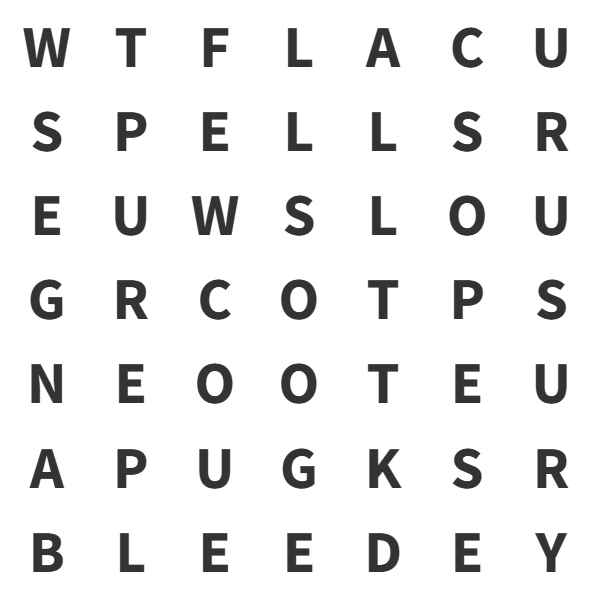
#> input picture ocr-pag/src/caca_palavras2.jpg, 598 x 595 px
$ python appcv.py
#> lines starting #> are read from the running program, lines starting #| are printed output that depends on the picture
import cv2
import pytesseract
import re

image = cv2.imread("./src/caca_palavras2.jpg")
#> image is the input picture: shape (595, 598, 3); min 6, max 255, mean 235.7

image = cv2.bitwise_not(image,cv2.COLOR_BAYER_BG2BGR)
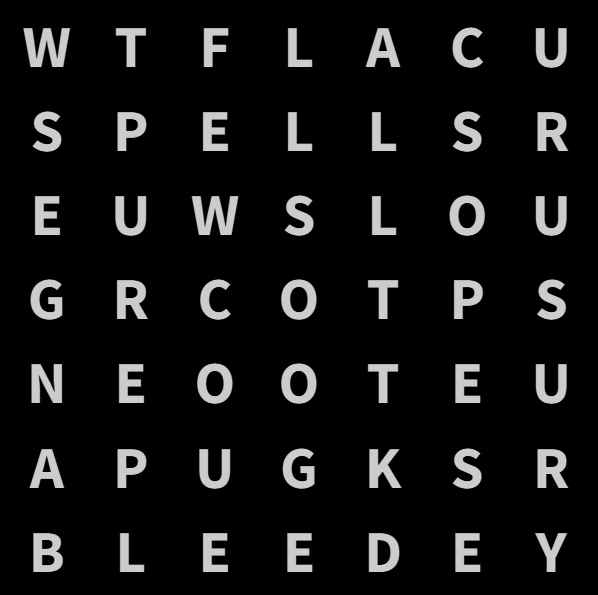
#> image: shape (595, 598, 3); min 0, max 249, mean 19.3
#image = cv2.convertScaleAbs(image, contrast, brightness)
#image = cv2.bilateralFilter(image,9,75,75)

lines = 7
columns = 7

x_axis = image.shape[0]
#> x_axis = 595
y_axis = image.shape[1]
#> y_axis = 598

height = (y_axis/lines).__round__()
#> height = 85
width = (x_axis/columns).__round__()
#> width = 85

top = 0
bottom = height.__round__()
#> bottom = 85

data = [[],[]]

cv2.imshow("caca_palavras", image)
cv2.waitKey(0)
cv2.destroyAllWindows()


for x in range(lines):

    left = 0
    right = width.__round__()

    letters = []

    #image = cv2.bitwise_not(image,cv2.COLOR_BAYER_BG2BGR)
    cropped_image = image[top:bottom, left:x_axis]

    contrast = 5
    brightness = 5

    cropped_image = cv2.convertScaleAbs(cropped_image, contrast, brightness)
    cropped_image = cv2.bilateralFilter(cropped_image,9,75,75)


    customConfig = '--oem 3 --psm 6'
#> (the run stopped early here; a loop or call above may not have finished)

$ run again, with ocr-pag/src/caca_palavras3.jpg copied over ocr-pag/src/caca_palavras2.jpg
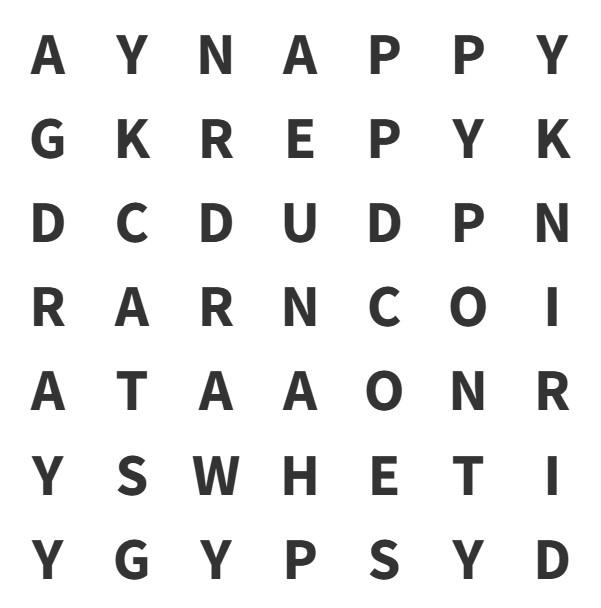
#> input picture ocr-pag/src/caca_palavras3.jpg, 601 x 608 px
#> image is the input picture: shape (608, 601, 3); min 16, max 255, mean 236.2
#> `image = cv2.bitwise_not(image,cv2.COLOR_BAYER_BG2BGR)`:
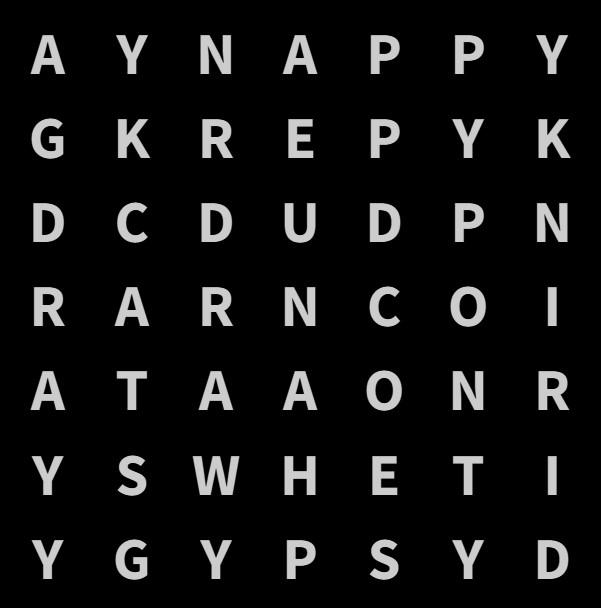
#> image: shape (608, 601, 3); min 0, max 239, mean 18.8

$ run again, with ocr-pag/src/caca_palavras.jpg copied over ocr-pag/src/caca_palavras2.jpg
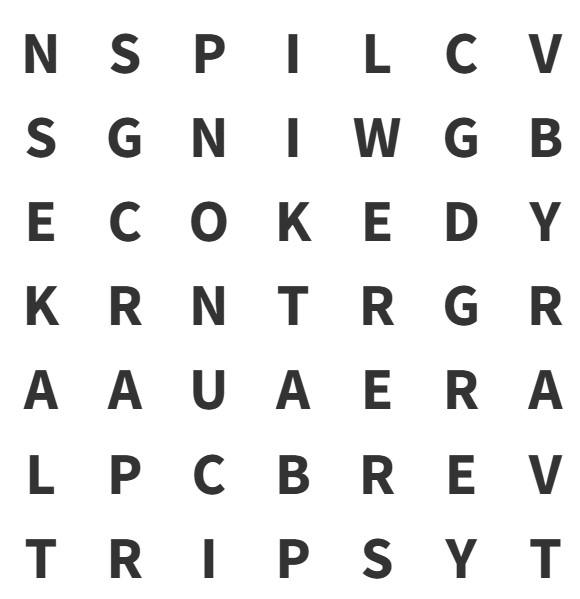
#> input picture ocr-pag/src/caca_palavras.jpg, 580 x 599 px
#> image is the input picture: shape (599, 580, 3); min 21, max 255, mean 235.5
#> `image = cv2.bitwise_not(image,cv2.COLOR_BAYER_BG2BGR)`:
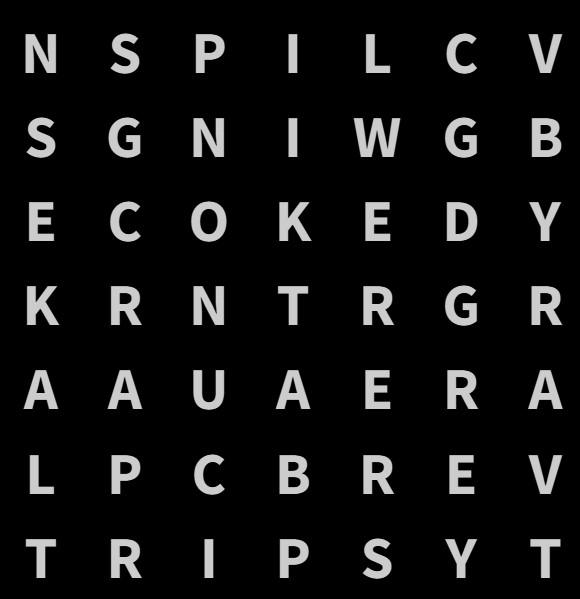
#> image: shape (599, 580, 3); min 0, max 234, mean 19.5

$ run again, with ocr-pag/src/caca_palavras3.png saved as ocr-pag/src/caca_palavras2.jpg
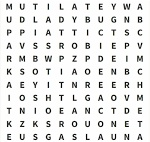
#> input picture ocr-pag/src/caca_palavras3.png, 150 x 142 px
#> image is the input picture: shape (142, 150, 3); mean B, G, R 233.5, 234.3, 234.1
#> `image = cv2.bitwise_not(image,cv2.COLOR_BAYER_BG2BGR)`:
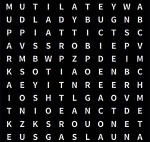
#> image: shape (142, 150, 3); mean B, G, R 21.5, 20.7, 20.9
